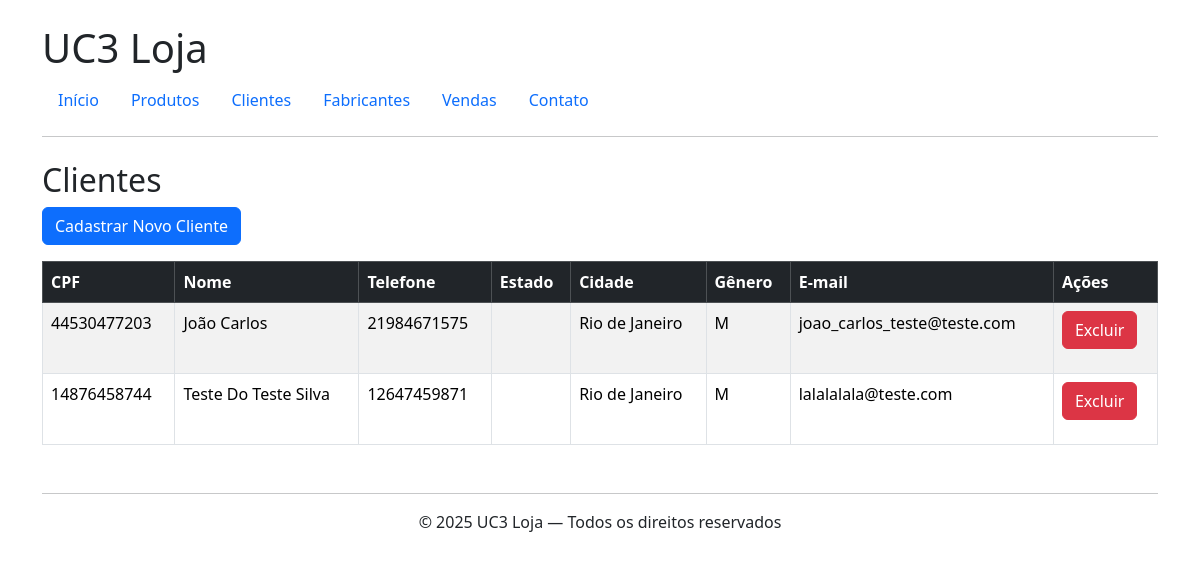
/clientes/, run on an earlier commit of the app's database.
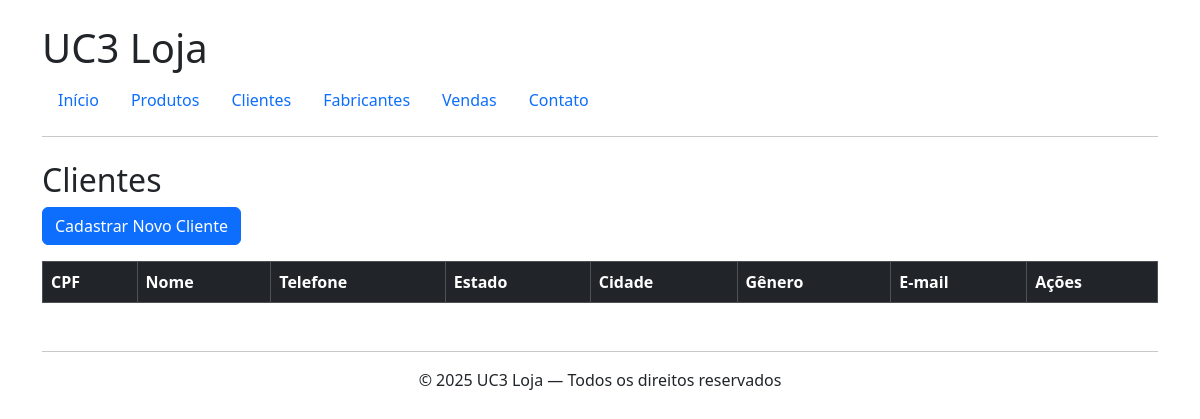
And on a later commit of the database.
### clientes/models.py (models this page shows)
class Cliente(models.Model):
    ESTADO_CHOICES = [
        ('RJ', 'Rio de Janeiro'),
        ('SP', 'São Paulo'),
        ('MG', 'Minas Gerais'),
        ('ES', 'Espírito Santo'),
        ('PR', 'Paraná'),
        ('BA', 'Bahia'),
        ('RS', 'Rio Grande do Sul'),
    ]
    GENERO_CHOICES = [
        ('M', 'Masculino'),
        ('F', 'Feminino'),
        ('O', 'Outro'),
    ]
    CONTATO_CHOICES = [
        ('C', 'Carta'),
        ('E', 'E-mail'),
        ('T', 'Telefone'),
        ('F', 'Fax'),
    ]
    cpf = models.CharField(max_length=11, primary_key=True, unique=True)
    nome = models.CharField(max_length=70)
    endereco = models.CharField(max_length=100)
    telefone = models.CharField(max_length=11)
    estado = models.CharField(max_length=2, choices=ESTADO_CHOICES)
    cidade = models.CharField(max_length=50)
    genero = models.CharField(max_length=1, choices=GENERO_CHOICES)
    contato = models.CharField(max_length=1, choices=CONTATO_CHOICES)
    email = models.EmailField(max_length=100, unique=True)
    nome_usuario = models.CharField(max_length=100, unique=True)
    senha = models.CharField(max_length=256)
    estado_domicilio = models.CharField(max_length=2, choices=ESTADO_CHOICES)

### clientes/views.py (the view)
# urls.py: path('', views.cliente_list, name='cliente_list'),
def cliente_list(request):
    clientes = Cliente.objects.all()
    return render(request, 'clientes/list.html', {'clientes': clientes})

### clientes/templates/clientes/list.html
{% extends 'base.html' %}
{% block content %}
    <h2>Clientes</h2>
    <a href="{% url 'cliente_create' %}" class="btn btn-primary mb-3"> Cadastrar Novo Cliente</a>
    <table class="table table-bordered table-striped">
        <thead class="table-dark">
            <tr>
                <th>CPF</th>
                <th>Nome</th>
                <th>Telefone</th>
                <th>Estado</th>
                <th>Cidade</th>
                <th>Gênero</th>
                <th>E-mail</th>
                <th>Ações</th>
            </tr>
        </thead>
        <tbody>
        {% for cliente in clientes %}
            <tr>
                <td>{{ cliente.cpf }}</td>
                <td>{{ cliente.nome }}</td>
                <td>{{ cliente.telefone }}</td>
                <td>{{ cliente.estado }}</td>
                <td>{{ cliente.cidade }}</td>
                <td>{{ cliente.genero }}</td>
                <td>{{ cliente.email }}</td>
                <td><a href="{% url 'cliente_delete' cliente.cpf %}" class="btn btn-danger mb-3">Excluir</a></td>
            </tr>
        {% endfor %}
        </tbody>
    </table>
{% endblock %}

### templates/base.html (shortened to what this page needs)
<!DOCTYPE html>
<html lang="pt-br">
<head>
    <link href="https://cdn.jsdelivr.net/npm/bootstrap@5.3.3/dist/css/bootstrap.min.css" rel="stylesheet">
</head>
<body>
    <div class="container mt-4">
        <header class="mb-4">
            <h1>UC3 Loja</h1>
            <nav class="nav">
                <a class="nav-link" href="{% url 'index' %}">Início</a>
                <a class="nav-link" href="{% url 'produto_list' %}">Produtos</a>
                <a class="nav-link" href="{% url 'cliente_list' %}">Clientes</a>
                <a class="nav-link" href="{% url 'fornecedor_list' %}">Fabricantes</a>
                <a class="nav-link" href="{% url 'venda_list' %}">Vendas</a>
                <a class="nav-link" href="{% url 'contato_create' %}">Contato</a>
            </nav>
            <hr>
        </header>
        <main>
            {% block content %}{% endblock %}
        </main>
        {% block footer %}
        <footer class="text-center mt-5">
            <hr>
            <p>&copy; 2025 UC3 Loja — Todos os direitos reservados</p>
        </footer>
        {% endblock %}
    </div>
</body>
</html>

What changed in the data, as far as the page shows it:
removed Cliente: cpf "44530477203", nome "João Carlos", telefone "21984671575", cidade "Rio de Janeiro", genero "M", email "joao_carlos_teste@teste.com"
removed Cliente: cpf "14876458744", nome "Teste Do Teste Silva", telefone "12647459871", cidade "Rio de Janeiro", genero "M", email "lalalalala@teste.com"
